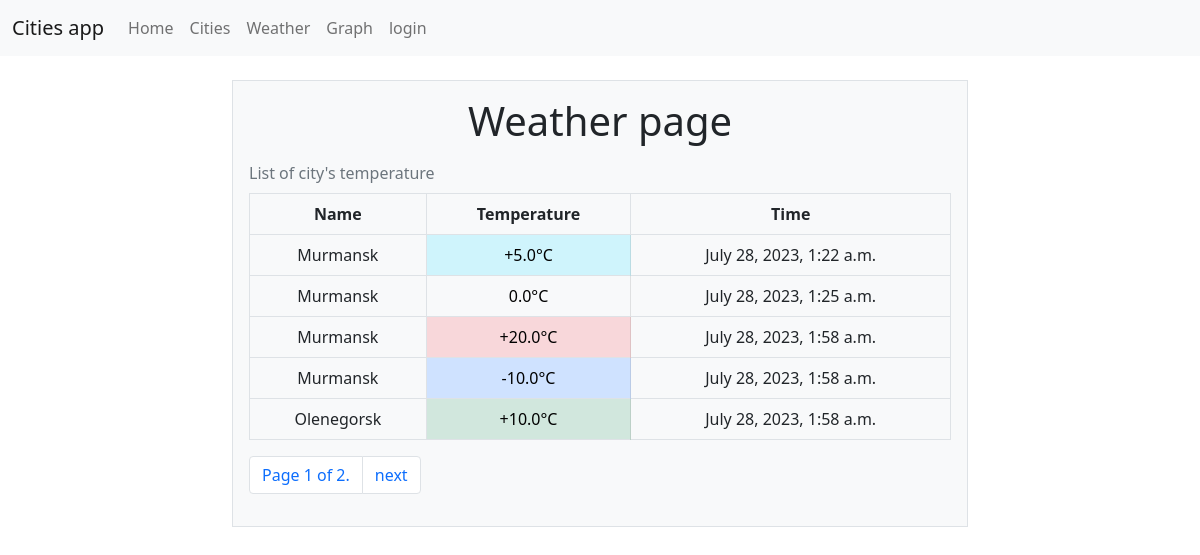
The app's page /weather/, older data.
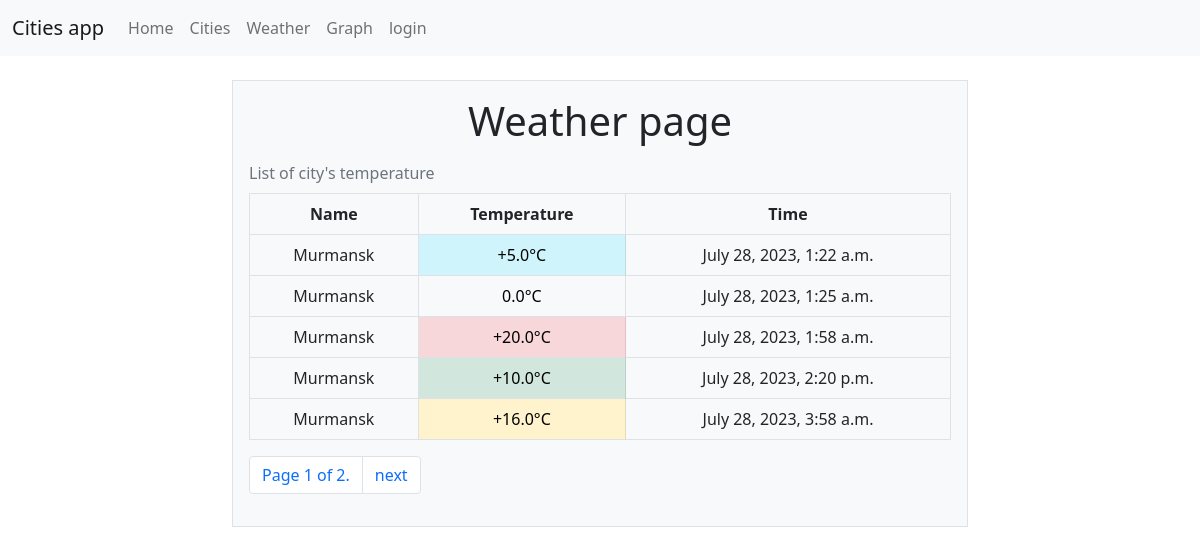
The same page, newer data.
### weather/models.py (models this page shows, shortened)
class WeatherValue(models.Model):
    date = models.DateTimeField(default=datetime.datetime.now())
    value = models.FloatField(default=0)
    cities = models.ForeignKey(City, on_delete=models.CASCADE)

class City(models.Model):
    def __str__(self):
        return self.name
    name = models.CharField(max_length=255)

### weather/list_views/weather_detail_view.py (the view)
# urls.py: path('weather/', WeatherDetailView.as_view(), name='weather'),
class WeatherDetailView(ListView):
    paginate_by = 5
    template_name = "weather/weather_list.html"
    context_object_name = "weathers"
    def get_queryset(self):
        if self.request.GET.get("city") is not None:
            print(self.request.GET.get("city"))
            return weather_queries.get_weather_by_city(self.request.GET.get("city"))
        return city_queries.get_all_cities_with_weather()

### weather/queries/city_queries.py (called while the page is built)
def get_all_cities_with_weather():
    return models.WeatherValue.objects.all()

### weather/templates/weather/weathervalue_list.html (shortened to what this page needs)
{% extends "base.html"%}
{% block content %}
{% if object_list.count > 0 %}
<h2 class="display-6">Weather page</h2>
    <table class="table align-middle table-bordered caption-top">
        <caption>List of city's temperature</caption>
        <thead>
            <th>Name</th>
            <th>Temperature</th>
            <th>Time</th>
        </thead>
        {% for weather in object_list %}
        <tr>
            <td>{{ weather.cities }}</td>
            {% if weather.value == 0 %}
            <td class="table-light">{{ weather.value }}&deg;C</td>
            {% elif weather.value < 0 %}
            <td class="table-primary">{{ weather.value }}&deg;C</td>
            {% elif weather.value < 10 %}
            <td class="table-info">+{{ weather.value }}&deg;C</td>
            {% elif weather.value < 15 %}
            <td class="table-success">+{{ weather.value }}&deg;C</td>
            {% elif weather.value < 20 %}
            <td class="table-warning">+{{ weather.value }}&deg;C</td>
            {% else %}
            <td class="table-danger">+{{ weather.value }}&deg;C</td>
            {% endif %}
            <td>{{ weather.date }}</td>
        </tr>
        {% endfor %}
    </table>
    <nav aria-label="Page navigation example">
        <ul class="pagination">
            <li class="page-item">
                <a class="page-link">Page {{ page_obj.number }} of {{ paginator.num_pages }}.</a>
            </li>
            {% if page_obj.has_next %}
            <li class="page-item">
                <a class="page-link" href="?page={{ page_obj.next_page_number }}" >next</a>
            </li>
            {% endif %}
        </ul>
    </nav>
    {% else %}
    <div class="mb-3">
        <p class="display-4">Nothing to show</p>
        <p class="display-6">If you want to see all records - press "Show all"</p>
        <a href="/weather" class="btn btn-outline-success">Show all</a>
    </div>
    {% endif %}
{% endblock content %}

### weather/templates/base.html (shortened to what this page needs)
<!DOCTYPE html>
{% load static %}
<html lang="en">
<head>
    <link rel="stylesheet" href="{% static "css/bootstrap.min.css" %}">
    <link rel="stylesheet" href="https://cdn.jsdelivr.net/npm/@eonasdan/tempus-dominus@6.7.11/dist/css/tempus-dominus.min.css">
</head>
<header>
    <nav class="navbar navbar-expand-lg navbar-light bg-light">
        <div class="container-fluid">
            <a class="navbar-brand" href="/">Cities app</a>
            <div class="collapse navbar-collapse" id="navbarSupportedContent">
              <ul class="navbar-nav me-auto mb-2 mb-lg-0">
                <li class="nav-item">
                  <a class="nav-link" href="/">Home</a>
                </li>
                <li class="nav-item">
                  <a class="nav-link" href="/cities">Cities</a>
                </li>
                <li class="nav-item">
                  <a class="nav-link" href="/weather">Weather</a>
                </li>
                <li class="nav-item">
                  <a class="nav-link" href="/graphs">Graph</a>
                </li>
                {% if request.user.is_authenticated %}
                <li class="nav-item dropdown">
                  <a class="nav-link dropdown-toggle" href="#" id="navbarDropdown" role="button" data-bs-toggle="dropdown" aria-expanded="false">
                    Create
                  </a>
                  <ul class="dropdown-menu" aria-labelledby="navbarDropdown">
                    <li><a class="dropdown-item" href="/cities/create">Create city</a></li>
                    <li><a class="dropdown-item" href="/weather/create">Create weather</a></li>
                   </ul>
                </li>
                <li class="nav-item">
                    <a class="nav-link">Welcome {{ request.user.username }}</a>
                </li>
                <li class="nav-item">
                    <a class="nav-link" href="/logout/">log out</a>
                </li>
                {% else %}
                <li class="nav-item">
                    <a class="nav-link" href="/login/">login</a>
                </li>
                {% endif %}
              </ul>
            </div>
        </div>
    </nav>
</header>
<body>
    <div class="container py-4 text-center ">
        <div class="row gy-5">
            <div class="col align-self-center">
                <div class="p-3 border bg-light">
                    {% block content %}
                    {% endblock content %}
                </div>
            </div>
        </div>
    </div>
</body>
</html>

Row changes from the older to the newer data that the page shows:
removed WeatherValue: cities "Murmansk", value "-10.0", date "July 28, 2023, 1:58 a.m."
changed WeatherValue: cities "Olenegorsk" → "Murmansk"; date "July 28, 2023, 1:58 a.m." → "July 28, 2023, 2:20 p.m."
now on this page (row edited): WeatherValue: cities "Murmansk", value "16.0", date "July 28, 2023, 3:58 a.m."
